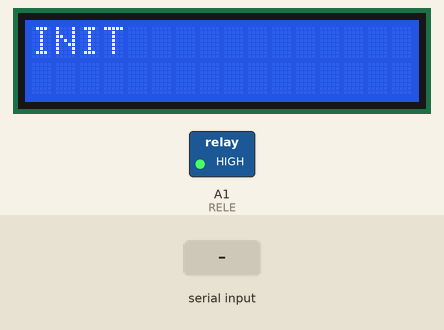
Recording of a sketch running on a simulated Arduino Uno, built with avr-gcc and run on an emulated ATmega328P. On the bench: 16×2 character LCD, switched loads named in the sketch (green lamp = pin HIGH). The inputs (shaded band) are chosen by the test bench. WiFi joins after 1.5 s; servers stay silent unless stated; uploads are accepted with an empty reply; what the sketch prints to the serial monitor is not drawn.

Above: at 0.1 s.
At 1.4 s:
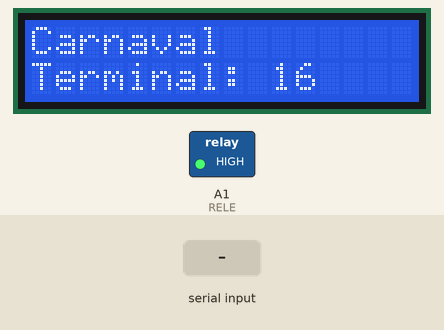
1.5 s: "OK\n" received over the second serial link
At 2.3 s:
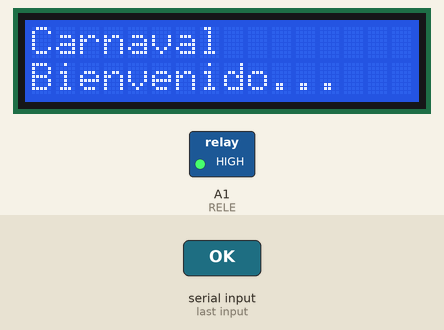
Timing chart, 0 to 4.5 s (numbered marks = the images above; inputs shaded):
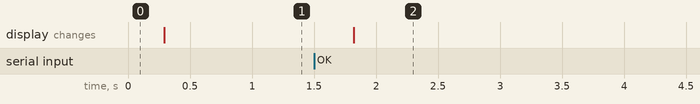

Measured:
- after the input at 1.5 s, the display: changes after 0.32 s (image 2)

The sketch:

turnstile.ino
```cpp
#include <ArduinoHttpClient.h>
#include <Wire.h>
#include <LiquidCrystal_I2C.h>
#include <SoftwareSerial.h>
#include <SPI.h>
#include <Ethernet.h>

/**
   turnstyle ID
   starting from 0x64 (100) to 120 (78). to compose mac and ip address)
    (-----rocamora---------)    (----------- ayacucho ---------------)   (----------- maipu  ------------------)    (---P7--)       (---P8--)   (provee)
    100    101    102    103    104    105    106    107    108    109    110    111    112    113    114    115    116    117    118    119 -    120
   0x64 - 0x65 - 0x66 - 0x67 - 0x68 - 0x69 - 0x6A - 0x6B - 0x6C - 0x6D - 0x6E - 0x6F - 0x70 - 0x71 - 0x72 - 0x73 - 0x74 - 0x75 - 0x76 - 0x77 -  0x78
*/
int ID = 0x10;
/*estandar 0x3F, molinetes 0x27*/
LiquidCrystal_I2C lcd(0x3F, 16, 2);
SoftwareSerial ss(2, 3);

byte mac[] = { 0xDE, 0xAD, 0xBE, 0xEF, 0xFE, ID };
IPAddress ip(192, 168, 40, ID);

EthernetClient ethClient;

char server[] = "192.168.40.244";
String url = "/QR/MolReadQR.asp?qrCode=";

HttpClient client = HttpClient(ethClient, server, 80);

#define TIMEOUT 5000
#define RELE  A1
#define SW  4
#define SW_ACTIVE LOW

#define SWITCH_MODE 1

String last = "";
String qr = "";


/* write text in lcd display */
void show(String l1, String l2 = "");


/* default disp message */
void welcome(String l2 = "Bienvenido...") {
  show("Carnaval", l2);
}


void setup() {
  Ethernet.init(10);
  Serial.begin(9600);
  ss.begin(9600);
  lcd.init();
  lcd.backlight();
  Serial.println("init");
  pinMode(RELE, OUTPUT);
  digitalWrite(RELE, HIGH);

  pinMode(SW, INPUT);
  digitalWrite(SW, !SW_ACTIVE);

  show("INIT");
  Ethernet.begin(mac, ip);
  // int eth = Ethernet.begin(mac, ip);
  // if (eth == 1)
  //   Serial.println("DHCP OK");
  // else
  //   Serial.println("DHCP NOT OK");
  // Serial.println(eth);
  if (Ethernet.hardwareStatus() == EthernetNoHardware) {
    show("NO ETH!!");
    while (true)
      delay(1); // do nothing
  }

  //check link if feat is available
  if (Ethernet.hardwareStatus() != EthernetW5100) {
    Serial.println(Ethernet.linkStatus());

    while (Ethernet.linkStatus() != LinkON) {
      show("Red desconectada", "Reintentando...");
      delay(1000);
    }
  }

  while (!client.connect(server, 80))  {
    show("Error de red", "Reconectando...");
    delay(1000);
  }
  Serial.println("Terminal");
  welcome("Terminal: " + (String)ID);
}


String getValue(String data, char separator, int index)
{
  int found = 0;
  int strIndex[] = { 0, -1 };
  int maxIndex = data.length() - 1;

  for (int i = 0; i <= maxIndex && found <= index; i++) {
    if (data.charAt(i) == separator || i == maxIndex) {
      found++;
      strIndex[0] = strIndex[1] + 1;
      strIndex[1] = (i == maxIndex) ? i + 1 : i;
    }
  }
  return found > index ? data.substring(strIndex[0], strIndex[1]) : "";
}


/**
Abre el molinete. desactiva solenoide hasta que cumpla el timeout o se active switch
que marca la vuelta.
1000 espera siempre. es el tiempo que le da a que empieza a pasar*/
void openTurn() {

  int timeout = TIMEOUT - 1500;

  /* unblock */
  digitalWrite(RELE, LOW);
  show("Adelante...");
  delay(1500);

  /*wait*/
    Serial.print("SW " );
    Serial.print(SW);
  while (digitalRead(SW) != SW_ACTIVE && timeout > 0) {
    delay(200);
    timeout -= 200;
     Serial.print("buu: ");
  }
  /* block */
  digitalWrite(RELE, HIGH);
  welcome();
}

void loop() {

  qr = "";
  char c;
  int err = 0;

  while (ss.available()) {
    c = ss.read();
    if (c == '\n' || c == '\r')
      break;
    qr += c;
  }

  if (qr != "")
    Serial.println(qr);

  if (qr.length() && qr != last) {
    err = client.get(url + qr);
    if (err == 0) {

      int statusCode = client.responseStatusCode();
      Serial.println(statusCode);
      String result = client.responseBody();
      String status = getValue(result, '#', 0);
      String l1 = getValue(result, '#', 1);
      String l2 = getValue(result, '#', 2);
      Serial.println(result);
      Serial.println(status);
      show(l1, l2);
      Serial.println(l1);
      Serial.println(l2);
      if (status == "OK") {
        openTurn();
      }
      // last = qr;
    } else {
      Serial.print("Getting response failed: ");
      Serial.println(err);
    }
  } else {
    if (qr != "")
      Serial.println("Last Burned");
    delay(100);
  }

}


/* write text in lcd display */
void show(String l1, String l2 = "") {
  lcd.clear();
  lcd.print(l1);
  if (!l1.length())
    return welcome();
  if (l2.length()) {
    lcd.setCursor(0, 1);
    lcd.print(l2);
  }
}
```
